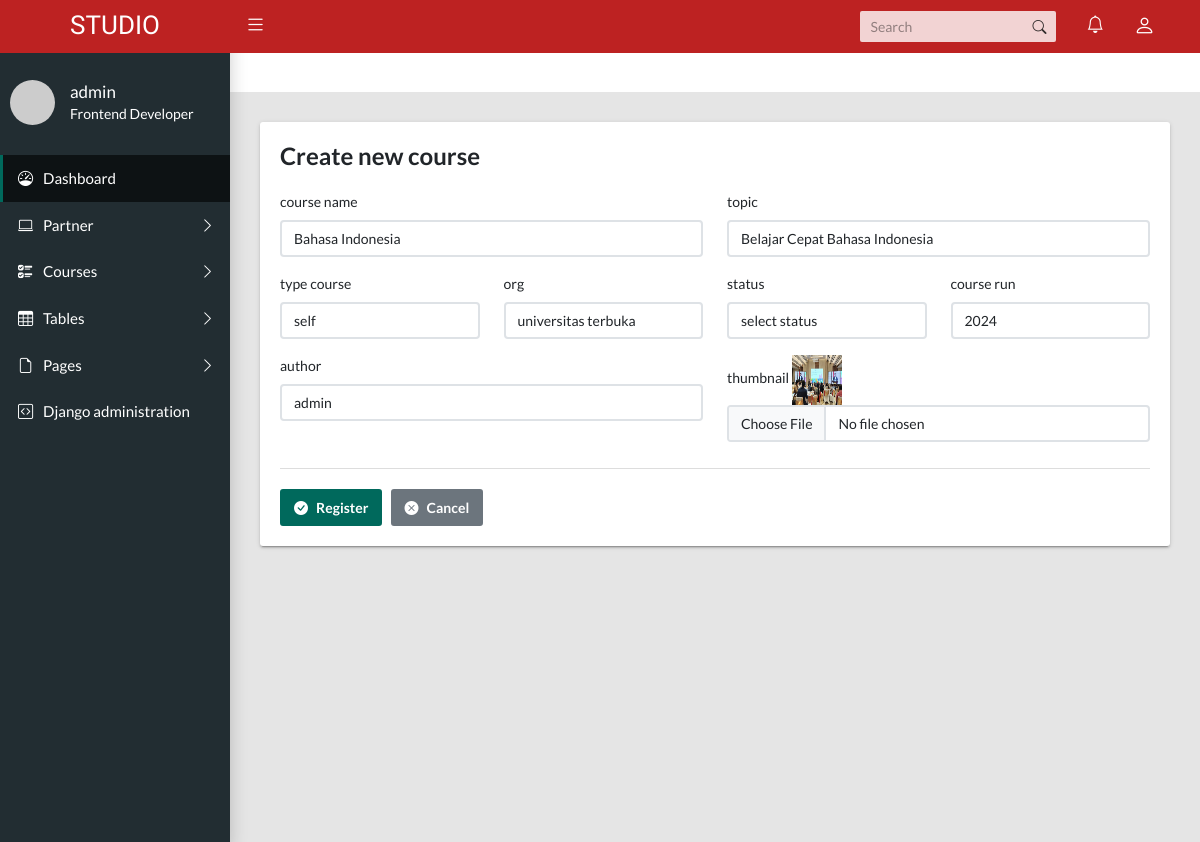
The app's page /course/course-edit/1 (signed in) with its own data.
### course/models.py (models this page shows, shortened)
class Course (models.Model):
    course_name = models.CharField(max_length=250)
    topic = models.CharField(max_length=250)
    course_overview = models.TextField(null=True)
    category = models.CharField(max_length=50, choices=Ct,null=True)
    number_of_questions = models.IntegerField(null=True)
    time = models.IntegerField(help_text="durations of the quiz in minutes",null=True)
    required_score_to_pas = models.IntegerField("required score in %", null=True)
    level = models.CharField(max_length=10, choices=Choi, default='basic', null=True)
    status_course = models.CharField(max_length=10, choices=St, default='draft')
    start_date = models.DateField(null=True)
    end_date = models.DateField(null=True)
    start_enrol = models.DateField(null=True)
    end_enrol = models.DateField(null=True)
    effort = models.CharField(max_length=20, null=True)
    lang = models.CharField(max_length=30, choices=Lg, default='id')
    org_partner = models.ForeignKey(Partner, on_delete=models.CASCADE)
    type_course = models.CharField(max_length=10, choices=Tc, default='self')
    image_course = models.ImageField(upload_to=filepath,null=True)
    author=models.ForeignKey(User,on_delete=models.CASCADE)
    course_year=models.IntegerField(null=True, default=current_year)

### partner/models.py (models this page shows)
class Partner(models.Model):
    partner_name = models.TextField(max_length=191)
    abbreviation = models.CharField(max_length=50)
    e_mail = models.OneToOneField(User,on_delete=models.CASCADE)
    phone = models.CharField(max_length=50)
    address = models.TextField(max_length=50)
    tax = models.CharField(max_length=50)
    status = models.CharField(max_length=50)
    checks = models.CharField(max_length=50)
    logo = models.ImageField(upload_to=filepath,null=True, blank=True)
    join = models.DateTimeField(auto_now_add=True)
    def __str__(self):
        return f"{self.partner_name}"

### course/views.py (the view, shortened to what this page needs)
# urls.py: path("course-edit/<str:pk>", views.courseEdit, name= "course_edit"),
def courseEdit(request, pk):
    mk = Course.objects.get(id=pk)
    user_list = User.objects.all()
    context = {'course':mk,'user':user_list}
    return render(request, 'course_edit.html', context)

### course/templates/course_edit.html (shortened to what this page needs)
{% extends 'layouts/default/page.html' %}
{% load i18n %}
{% block content %}
  <div class="row">
    <div class="col-md-12">
      <div class="tile">
        <h3 class="tile-title">Create new course</h3>
        <div class="tile-body">
          <form id="sumbitformpratner" method="POST" action="" enctype="multipart/form-data">
            <div class="row">
            <div class="col-md-6">
                <div class="mb-3">
                    <label class="form-label">course name</label>
                    <input class="form-control" type="text" name="course_name" value="{{ course.course_name }}" maxlength="250" required placeholder="Enter course name">
                  </div>
            </div>
            <div class="col-md-6">
                <div class="mb-3">
                    <label class="form-label"> topic</label>
                    <input class="form-control" type="text" name="topic" value="{{ course.topic}}" maxlength="250" required placeholder="Enter topic">
                  </div>
            </div>
           </div>
            <div class="row">
              <div class="col-md-3">
                <div class="mb-3">
                    <label class="form-label">type course </label>
                <select class="form-control" name="type_course"  required>
                  <option value="{{ course.type_course }}" selected>{{ course.type_course}} </option>
                </select>
                </div>
              </div>
              <div class="col-md-3">
                <div class="mb-3">
                    <label class="form-label">org </label>
                <select class="form-control" name="org_partner" required>
                  <option value="{{ course.org_partner.id }}" selected>{{ course.org_partner}} </option>
                </select>
                </div>
              </div>
              <div class="col-md-3">
                <div class="mb-3">
                    <label class="form-label">status</label>
                    <select class="form-control" id="exampleSelect1" required name="status_course">
                    <option value="{{ course.status_course }}" selected>{{ course.status_course}} </option>
                    </select>
                  </div>
            </div>
            <div class="col-md-3">
                <div class="mb-3">
                    <label class="form-label">course run</label>
                    <input class="form-control" type="number" name="course_year" value="{{course.course_year}}" maxlength="20" required placeholder="xxxx">
                  </div>
              </div>
            </div>
           <div class="row">
            <div class="col-md-6">
                <div class="mb-3">
                    <label class="form-label">author </label>
                <select class="form-control" name="author"  required>
                  <option value="{{course.author.id}}">{{course.author}}</option>
                </select>
                </div>
              </div>
            <div class="col-md-6">
                <div class="mb-3">
                    <label class="form-label"> thumbnail</label>
                    {% if course.image_course %}
                    <img src="{{ course.image_course.url }}" alt="image here" style="width: 50px; height: 50px;">
                {% endif %}
                    <input class="form-control" type="file" name="image_course"  >
                  </div>
            </div>
           </div>
            <div class="tile-footer">
              <button class="btn btn-primary"  type="submit"><i class="bi bi-check-circle-fill me-2"></i>Register</button>&nbsp;&nbsp;&nbsp;<a class="btn btn-secondary" href="{% url 'partner:partner_view'%}"><i class="bi bi-x-circle-fill me-2"></i>Cancel</a>
            </div>
          </form>
        </div>
      </div>
    </div>
  </div>
{% endblock %}

### content/templates/layouts/default/page.html (shortened to what this page needs)
{% load static %}
{% load bootstrap4 %}
{% load i18n %}
{% get_current_language as language_code %}
<!DOCTYPE html>
<html lang="{{ language_code }}">
<head>
    <link href="{% static 'css/main.css' %}" rel="stylesheet">
    <link rel="stylesheet" type="text/css" href="https://cdn.jsdelivr.net/npm/bootstrap-icons@1.10.5/font/bootstrap-icons.css">
    <link href="https://cdn.jsdelivr.net/npm/select2@4.1.0-rc.0/dist/css/select2.min.css" rel="stylesheet" />
  </head>
<body class="app sidebar-mini">
 <header class="app-header"><a class="app-header__logo" href="{% url 'index' %}">STUDIO</a>
    <a class="app-sidebar__toggle" href="#" data-toggle="sidebar" aria-label="Hide Sidebar"></a>
    <ul class="app-nav">
      <li class="app-search">
        <input class="app-search__input" type="search" placeholder="Search">
        <button class="app-search__button"><i class="bi bi-search"></i></button>
      </li>
      <li class="dropdown"><a class="app-nav__item" href="#" data-bs-toggle="dropdown" aria-label="Show notifications"><i class="bi bi-bell fs-5"></i></a>
      </li>
      <li class="dropdown"><a class="app-nav__item" href="#" data-bs-toggle="dropdown" aria-label="Open Profile Menu"><i class="bi bi-person fs-4"></i></a>
      </li>
    </ul>
  </header>
    {% if request.user.is_authenticated %}
      {% if request.user.is_superuser %}
    <aside class="app-sidebar">
      <div class="app-sidebar__user"><img class="app-sidebar__user-avatar" src="https://randomuser.me/api/portraits/men/1.jpg" alt="User Image">
        <div>
          <p class="app-sidebar__user-name">{{ request.user.username }}</p>
          <p class="app-sidebar__user-designation">Frontend Developer</p>
        </div>
      </div>
      {% endif %}
      <ul class="app-menu">
        <li><a class="app-menu__item active" href="{% url 'index' %}"><i class="app-menu__icon bi bi-speedometer"></i><span class="app-menu__label">Dashboard</span></a></li>
        <li class="treeview"><a class="app-menu__item" href="#" data-toggle="treeview"><i class="app-menu__icon bi bi-laptop"></i><span class="app-menu__label">Partner</span><i class="treeview-indicator bi bi-chevron-right"></i></a>
        </li>
        <li class="treeview"><a class="app-menu__item" href="#" data-toggle="treeview"><i class="app-menu__icon bi bi-ui-checks"></i><span class="app-menu__label">Courses</span><i class="treeview-indicator bi bi-chevron-right"></i></a>
        </li>
        <li class="treeview"><a class="app-menu__item" href="#" data-toggle="treeview"><i class="app-menu__icon bi bi-table"></i><span class="app-menu__label">Tables</span><i class="treeview-indicator bi bi-chevron-right"></i></a>
        </li>
        <li class="treeview"><a class="app-menu__item" href="#" data-toggle="treeview"><i class="app-menu__icon bi bi-file-earmark"></i><span class="app-menu__label">Pages</span><i class="treeview-indicator bi bi-chevron-right"></i></a>
        </li>
        <li><a class="app-menu__item" href="{% url 'admin:login' %}"><i class="app-menu__icon bi bi-code-square"></i><span class="app-menu__label">{% trans 'Django administration' %}</span></a></li>
      </ul>
      {% endif %}
    </aside>
<br>
<br>
<main class="app-content">
    {% block content %}{% endblock %}
  </main>
</body>
</html>

### records on screen
Course: course_name "Bahasa Indonesia", topic "Belajar Cepat Bahasa Indonesia", type_course "self", org_partner "universitas terbuka", status_course "select status", course_year "2024", author "admin", image_course (picture)

### other values on screen
{{ request.user.username }} "admin"
